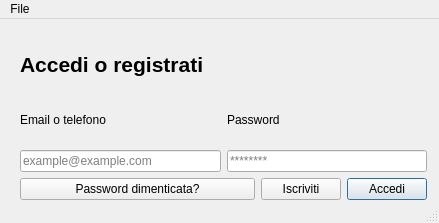
<?xml version="1.0" encoding="UTF-8"?>
<ui version="4.0">
 <class>MainWindow</class>
 <widget class="QMainWindow" name="MainWindow">
  <property name="geometry">
   <rect>
    <x>0</x>
    <y>0</y>
    <width>439</width>
    <height>223</height>
   </rect>
  </property>
  <property name="windowTitle">
   <string>LoginWindow</string>
  </property>
  <widget class="QWidget" name="centralwidget">
   <widget class="QWidget" name="gridLayoutWidget">
    <property name="geometry">
     <rect>
      <x>10</x>
      <y>10</y>
      <width>427</width>
      <height>181</height>
     </rect>
    </property>
    <layout class="QGridLayout" name="gridLayout">
     <property name="leftMargin">
      <number>10</number>
     </property>
     <property name="topMargin">
      <number>10</number>
     </property>
     <property name="rightMargin">
      <number>10</number>
     </property>
     <property name="bottomMargin">
      <number>10</number>
     </property>
     <item row="2" column="0">
      <layout class="QHBoxLayout" name="horizontalLayout">
       <item>
        <widget class="QLineEdit" name="emailTextBox">
         <property name="placeholderText">
          <string>example@example.com</string>
         </property>
        </widget>
       </item>
       <item>
        <widget class="QLineEdit" name="passwordTextBox">
         <property name="inputMask">
          <string/>
         </property>
         <property name="echoMode">
          <enum>QLineEdit::Password</enum>
         </property>
         <property name="placeholderText">
          <string>********</string>
         </property>
        </widget>
       </item>
      </layout>
     </item>
     <item row="1" column="0">
      <layout class="QHBoxLayout" name="horizontalLayout_2">
       <item>
        <widget class="QLabel" name="emailLabel">
         <property name="text">
          <string>Email o telefono</string>
         </property>
        </widget>
       </item>
       <item>
        <widget class="QLabel" name="passwordLabel">
         <property name="text">
          <string>Password</string>
         </property>
        </widget>
       </item>
      </layout>
     </item>
     <item row="0" column="0">
      <widget class="QLabel" name="titleLabel">
       <property name="font">
        <font>
         <pointsize>16</pointsize>
         <weight>75</weight>
         <bold>true</bold>
        </font>
       </property>
       <property name="text">
        <string>Accedi o registrati</string>
       </property>
      </widget>
     </item>
     <item row="3" column="0">
      <layout class="QHBoxLayout" name="horizontalLayout_3">
       <item>
        <widget class="QPushButton" name="forgetButton">
         <property name="sizePolicy">
          <sizepolicy hsizetype="Minimum" vsizetype="Fixed">
           <horstretch>3</horstretch>
           <verstretch>0</verstretch>
          </sizepolicy>
         </property>
         <property name="text">
          <string>Password dimenticata?</string>
         </property>
        </widget>
       </item>
       <item>
        <widget class="QPushButton" name="RegisterButton">
         <property name="text">
          <string>Iscriviti</string>
         </property>
        </widget>
       </item>
       <item>
        <widget class="QPushButton" name="loginButton">
         <property name="text">
          <string>Accedi</string>
         </property>
         <property name="default">
          <bool>true</bool>
         </property>
        </widget>
       </item>
      </layout>
     </item>
    </layout>
   </widget>
  </widget>
  <widget class="QMenuBar" name="menubar">
   <property name="geometry">
    <rect>
     <x>0</x>
     <y>0</y>
     <width>439</width>
     <height>22</height>
    </rect>
   </property>
   <widget class="QMenu" name="menuFile">
    <property name="title">
     <string>File</string>
    </property>
    <addaction name="actionExit"/>
   </widget>
   <addaction name="menuFile"/>
  </widget>
  <widget class="QStatusBar" name="statusbar"/>
  <action name="actionExit">
   <property name="text">
    <string>Exit</string>
   </property>
  </action>
 </widget>
 <resources/>
 <connections>
  <connection>
   <sender>actionExit</sender>
   <signal>triggered()</signal>
   <receiver>MainWindow</receiver>
   <slot>close()</slot>
   <hints>
    <hint type="sourcelabel">
     <x>-1</x>
     <y>-1</y>
    </hint>
    <hint type="destinationlabel">
     <x>221</x>
     <y>102</y>
    </hint>
   </hints>
  </connection>
 </connections>
</ui>
